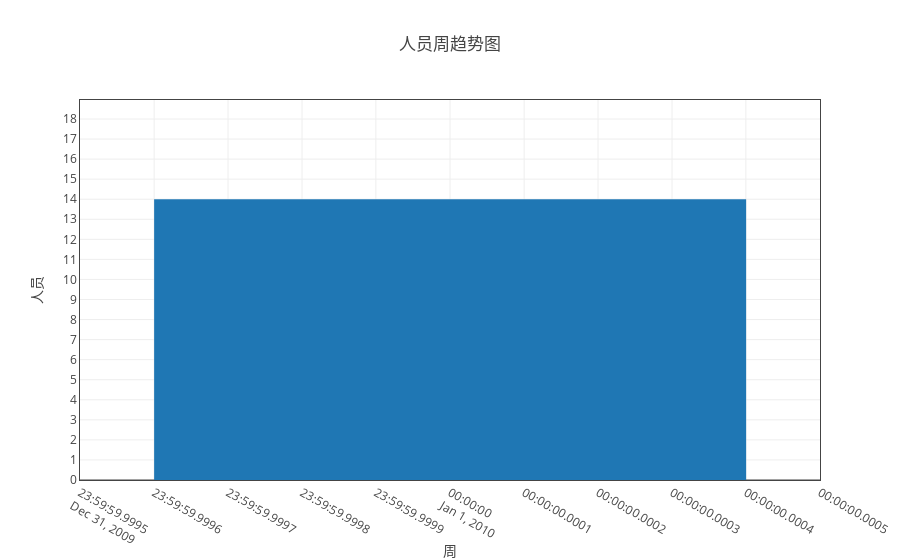

Here is the notebook cell this chart was saved with:
### Markdown cell above
## 分析组整体人员情况

### Code cell
ss = myModule.format(all_df1 ,"日期（格式“月-周次”）" ,['人员'])
tt = myModule.myPlot(ss.groupby('count'))
tt.plot('bar')

### Figure 1 — Plotly figure (JSON) as saved in the notebook; plotly's stock layout.template omitted (floating-point values rounded to 4 significant figures)
{"data": [{"name": "人员", "type": "bar", "uid": "68aef4e2-d1af-11e8-8ddb-a41f72875c19", "x": ["10-1", "9-1", "9-2", "9-3", "9-4"], "y": [14, 18, 18, 18, 18]}], "layout": {"title": "人员周趋势图", "xaxis": {"mirror": "all", "nticks": 20, "showgrid": true, "showline": true, "title": "周", "zeroline": true}, "yaxis": {"mirror": "all", "nticks": 20, "showgrid": true, "showline": true, "title": "人员", "zeroline": true}}}
